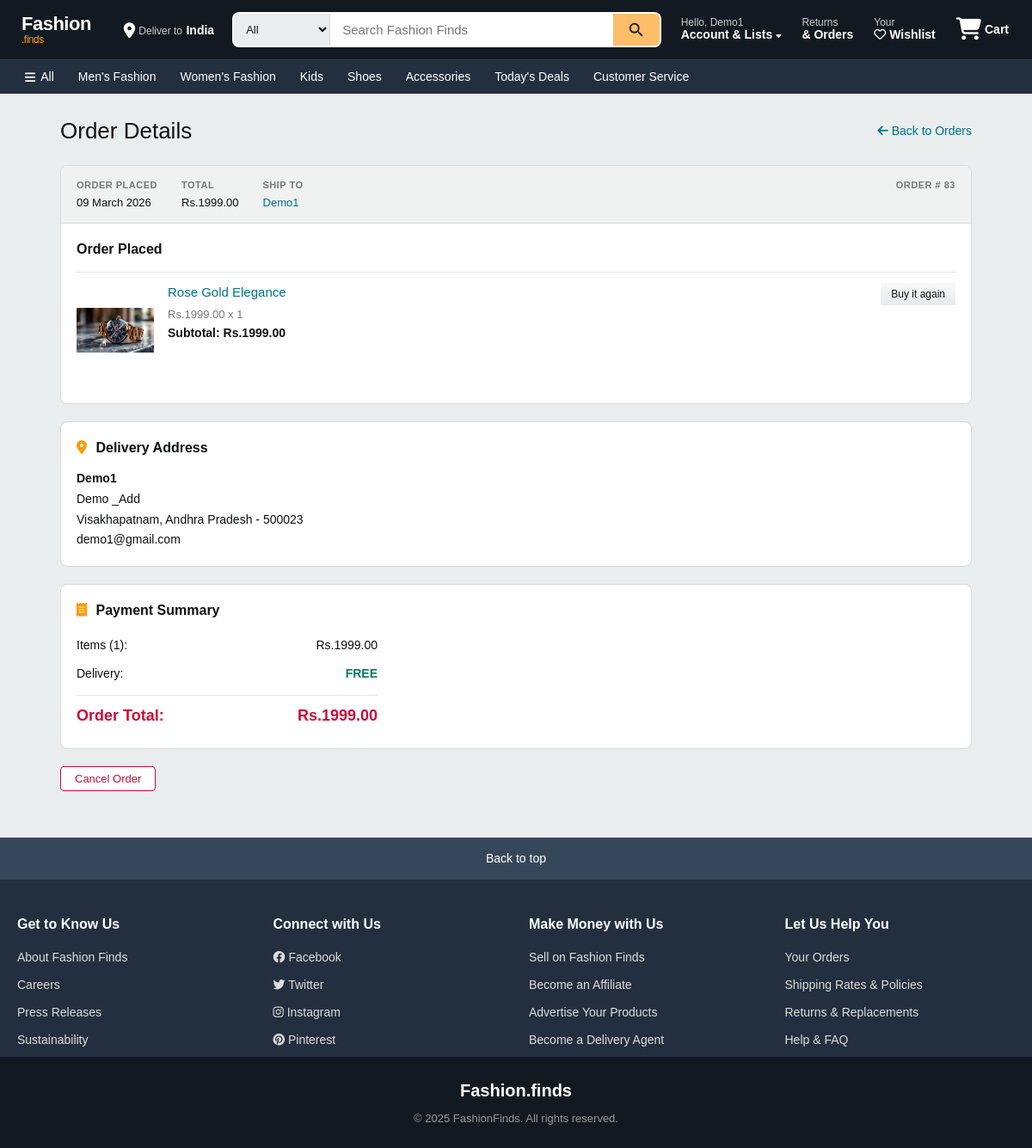
/order/83 (signed in), run on an earlier commit of the app's database.
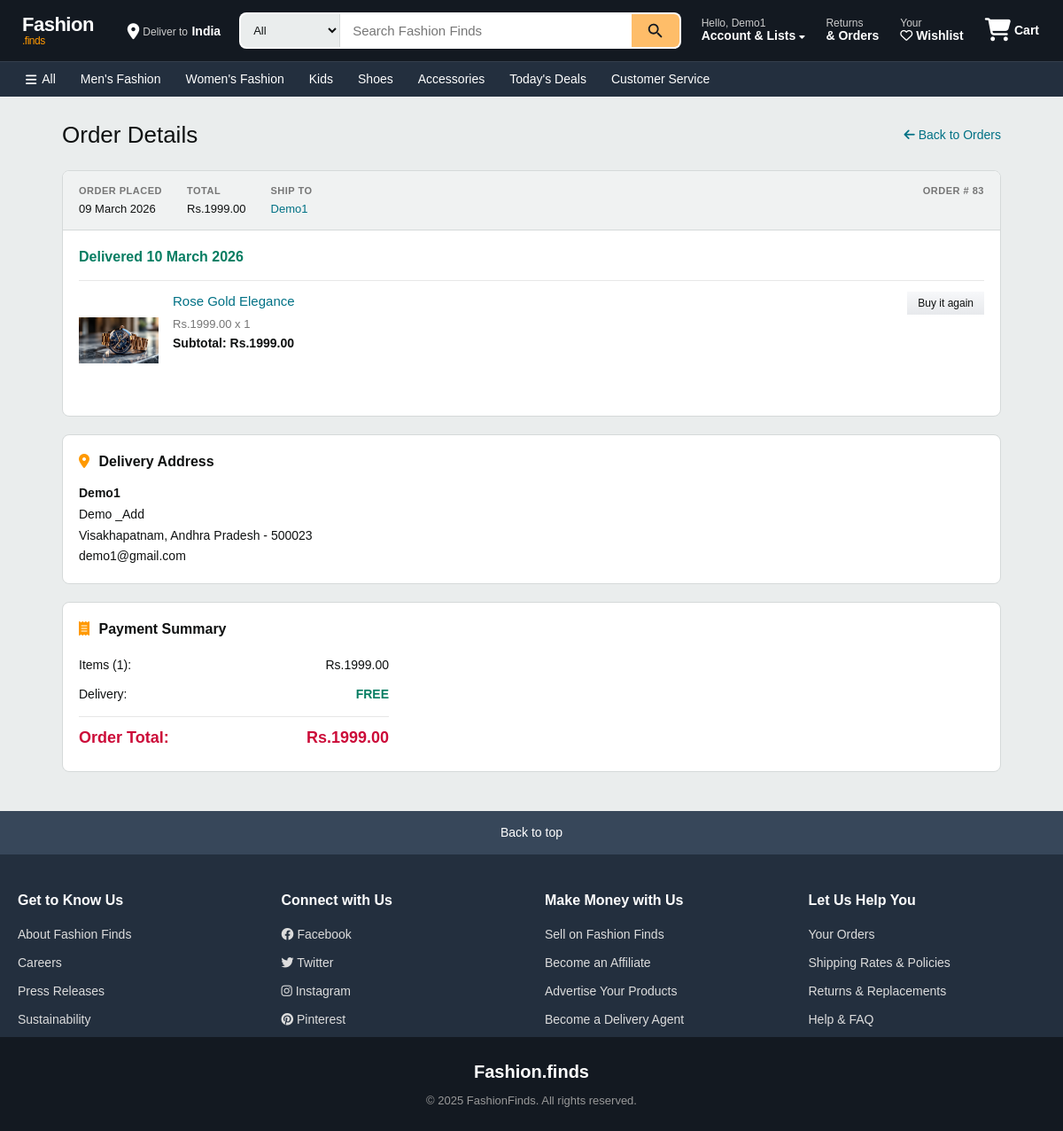
And on a later commit of the database.
### app/models.py (models this page shows, shortened)
class Order(db.Model):
    __tablename__ = 'orders'
    id = db.Column(db.Integer, primary_key=True)
    user_id = db.Column(db.Integer, db.ForeignKey('users.id'), nullable=False)
    total_price = db.Column(db.Float, nullable=False)
    status = db.Column(db.String(50), nullable=False, default="Pending")  # ('Pending', 'Shipped', 'Delivered', 'Cancelled')
    order_date = db.Column(db.DateTime, nullable=False, default=lambda: datetime.now(timezone.utc))
    delivery_date = db.Column(db.DateTime, nullable=True)
    order_items = db.relationship('OrderItem', backref='order', lazy=True, cascade="all, delete-orphan")
    delivery_person_id = db.Column(db.Integer, db.ForeignKey('users.id'), nullable=True)
    customer_name = db.Column(db.String(100), nullable=False)
    address_line_1 = db.Column(db.String(100), nullable=False)
    state = db.Column(db.String(100), nullable=False)
    city = db.Column(db.String(100), nullable=False)
    pincode = db.Column(db.String(20), nullable=False)
    mail = db.Column(db.String(50), nullable=False)

### app/views.py (the view)
@views.route('/order/<int:order_id>', methods=['GET'])
@login_required
def view_order_items(order_id):
    order = Order.query.get(order_id)
    if not order or order.user_id != current_user.id :
        flash('Order not found!', 'danger')
        return redirect(url_for('views.my_orders'))
    order_items = OrderItem.query.filter_by(order_id=order.id).all()
    return render_template('view_order.html', order=order, order_items=order_items)

### app/templates/view_order.html (shortened to what the changed rows need)
{% extends "base.html" %}
{% block content %}
<div class="orders-page">
    <div class="orders-header">
        <h1>Order Details</h1>
    </div>
    <div class="order-card">
        <div class="order-card-header">
            <div class="order-header-col">
                <span class="order-header-label">ORDER PLACED</span>
                <span class="order-header-value">{{ order.order_date.strftime('%d %B %Y') }}</span>
            </div>
            <div class="order-header-col">
                <span class="order-header-label">TOTAL</span>
                <span class="order-header-value">Rs.{{ "%.2f"|format(order.total_price) }}</span>
            </div>
            <div class="order-header-col">
                <span class="order-header-label">SHIP TO</span>
                <span class="order-header-value order-header-name">{{ order.customer_name }}</span>
            </div>
            <div class="order-header-col order-header-right">
                <span class="order-header-label">ORDER # {{ order.id }}</span>
            </div>
        </div>
        <div class="order-card-body">
            <div class="order-status-row">
                <span class="order-status
                    {% if order.status == 'Delivered' %} status-delivered
                    {% elif order.status == 'Cancelled' %} status-cancelled
                    {% elif order.status == 'In Transit' %} status-transit
                    {% else %} status-pending
                    {% endif %}">
                    {% if order.status == 'Delivered' %}
                        Delivered {{ order.delivery_date.strftime('%d %B %Y') if order.delivery_date else '' }}
                    {% elif order.status == 'In Transit' %}
                        In Transit
                    {% elif order.status == 'Cancelled' %}
                        Cancelled
                    {% else %}
                        Order Placed
                    {% endif %}
                </span>
            </div>
        </div>
    </div>
    <div class="order-card">
        <div class="order-detail-section">
            <h3 class="order-detail-title"><i class="fas fa-map-marker-alt"></i> Delivery Address</h3>
            <div class="order-address">
                <strong>{{ order.customer_name }}</strong><br>
                {{ order.address_line_1 }}<br>
                {{ order.city }}, {{ order.state }} - {{ order.pincode }}<br>
                {{ order.mail }}
            </div>
        </div>
    </div>
    <div class="order-card">
        <div class="order-detail-section">
            <div class="order-payment-summary">
                <div class="payment-row">
                    <span>Items ({{ order_items|length }}):</span>
                    <span>Rs.{{ "%.2f"|format(order.total_price) }}</span>
                </div>
                <div class="payment-row payment-total">
                    <span>Order Total:</span>
                    <span>Rs.{{ "%.2f"|format(order.total_price) }}</span>
                </div>
            </div>
        </div>
    </div>
    {% if order.status == 'Pending' or order.status == 'In Transit' %}
    <div class="order-action-bar">
        <form action="{{ url_for('views.cancel_order', order_id=order.id) }}" method="POST">
            <button type="submit" class="btn-cancel" onclick="return confirm('Are you sure you want to cancel this order?')">Cancel Order</button>
        </form>
    </div>
    {% endif %}
</div>
{% endblock %}

What changed in the data, as far as the page shows it:
changed Order "Demo1": status "Pending" → "Delivered" (drawn); delivery_date (not shown) → "10 March 2026"
Also different on the page:
text no longer shown: "Order Placed Cancel Order"
text now shown: "Delivered"
